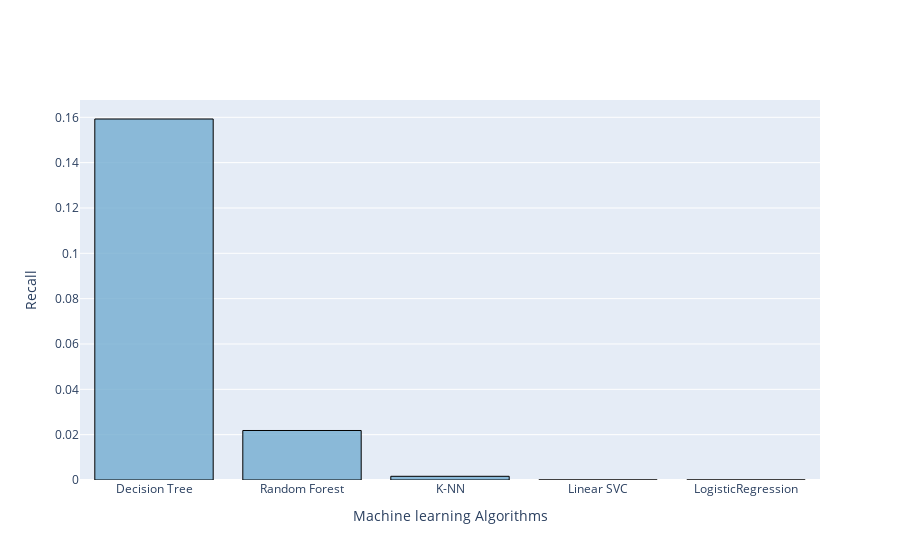

The code cell stored with this chart in its notebook:
### Code cell
#Model Comparison
from plotly.offline import init_notebook_mode, iplot
init_notebook_mode(connected=True)
import plotly.graph_objs as go

algoList = ["LogisticRegression", "Linear SVC","K-NN", "Decision Tree","Random Forest"]
comparison = {"Models" : algoList, "Recall" : compareRecall}
dfComparison = pd.DataFrame(comparison)

newIndex = (dfComparison.Recall.sort_values(ascending = False)).index.values
sorted_dfComparison = dfComparison.reindex(newIndex)


data = [go.Bar(
               x = sorted_dfComparison.Models,
               y = sorted_dfComparison.Recall,
               name = "Recall Scores of Models",
               marker = dict(color = "rgba(116,173,209,0.8)",
                             line=dict(color='rgb(0,0,0)',width=1.0)))]

layout = go.Layout(xaxis= dict(title= 'Machine learning Algorithms',ticklen= 5,zeroline= False),yaxis= dict(title= 'Recall'))

fig = go.Figure(data = data, layout = layout)

iplot(fig)

### Figure 1 — Plotly figure (JSON) as saved in the notebook; plotly's stock layout.template omitted (floating-point values rounded to 4 significant figures)
{"data": [{"marker": {"color": "rgba(116,173,209,0.8)", "line": {"color": "rgb(0,0,0)", "width": 1}}, "name": "Recall Scores of Models", "type": "bar", "x": ["Decision Tree", "Random Forest", "K-NN", "Linear SVC", "LogisticRegression"], "y": [0.1593, 0.02184, 0.00163, 0, 0]}], "layout": {"xaxis": {"ticklen": 5, "title": {"text": "Machine learning Algorithms"}, "zeroline": false}, "yaxis": {"title": {"text": "Recall"}}}}
